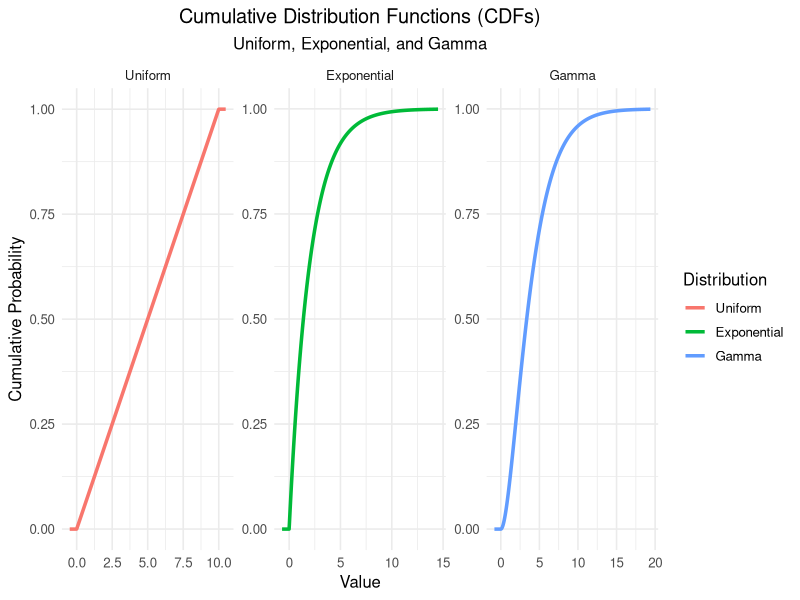
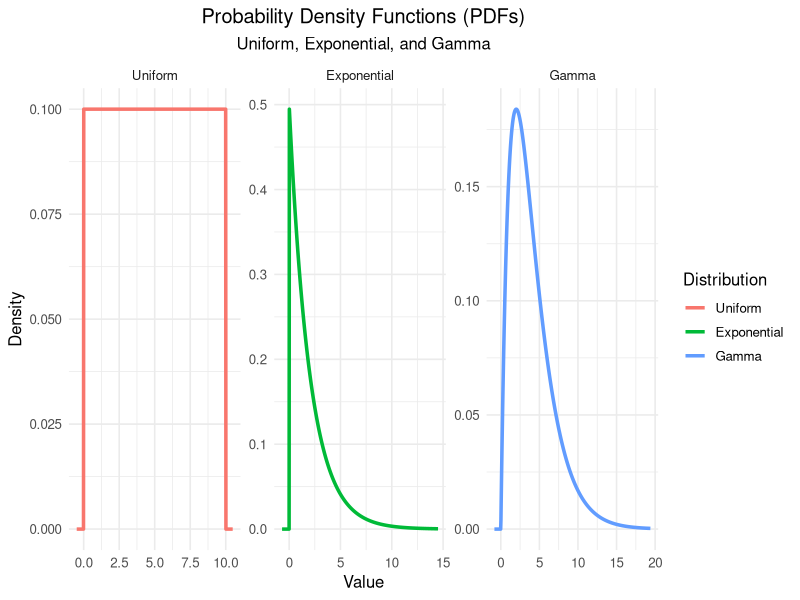
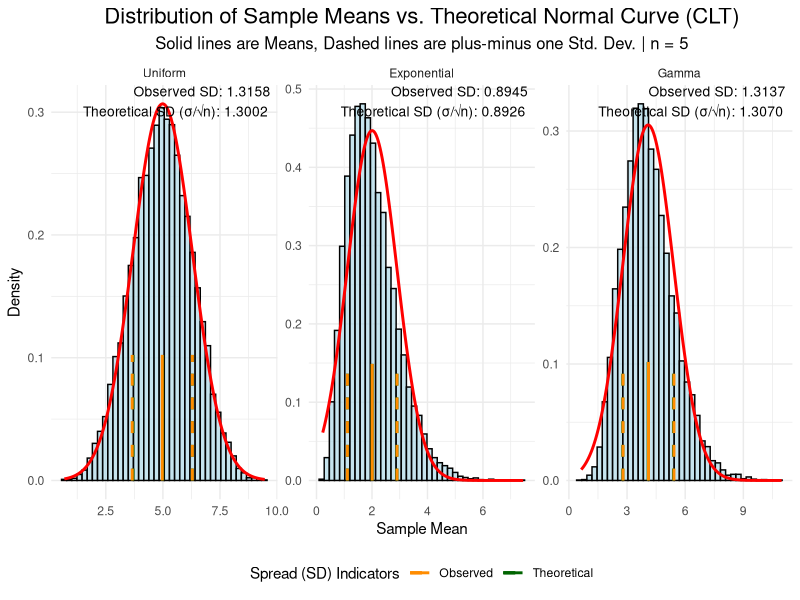
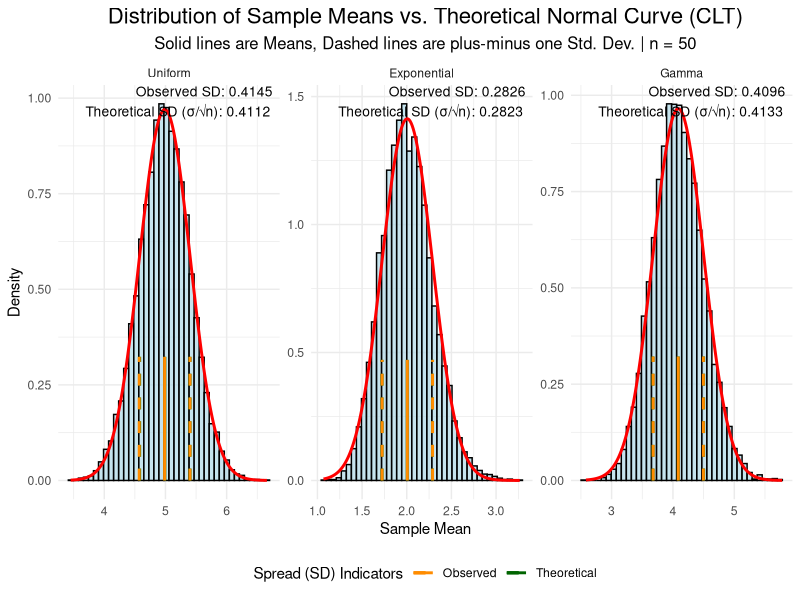
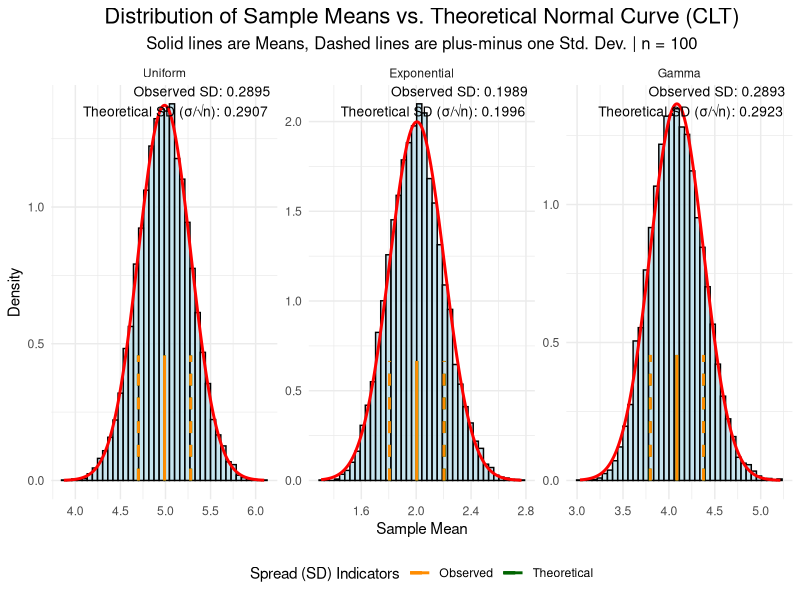
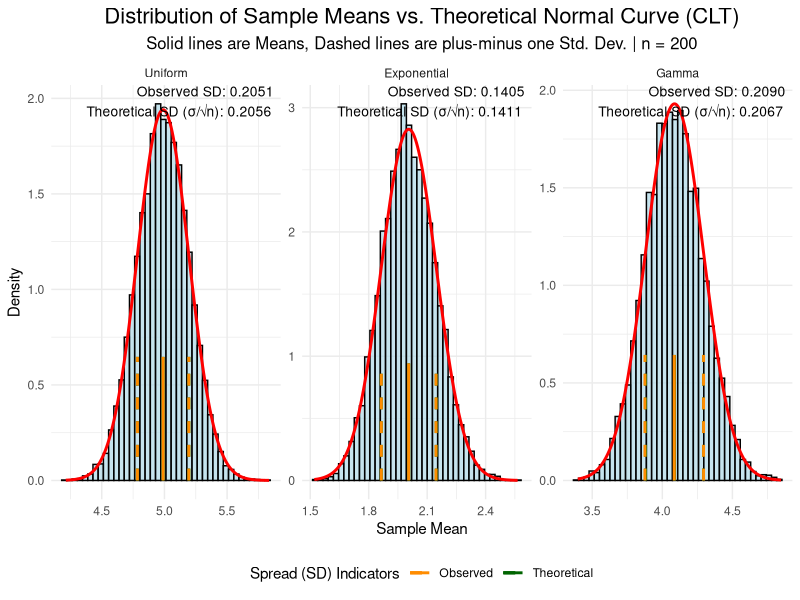
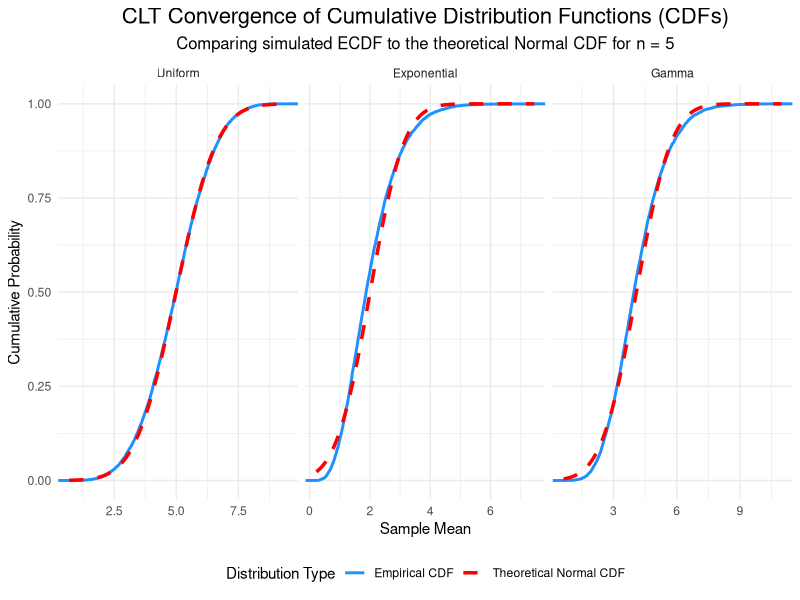
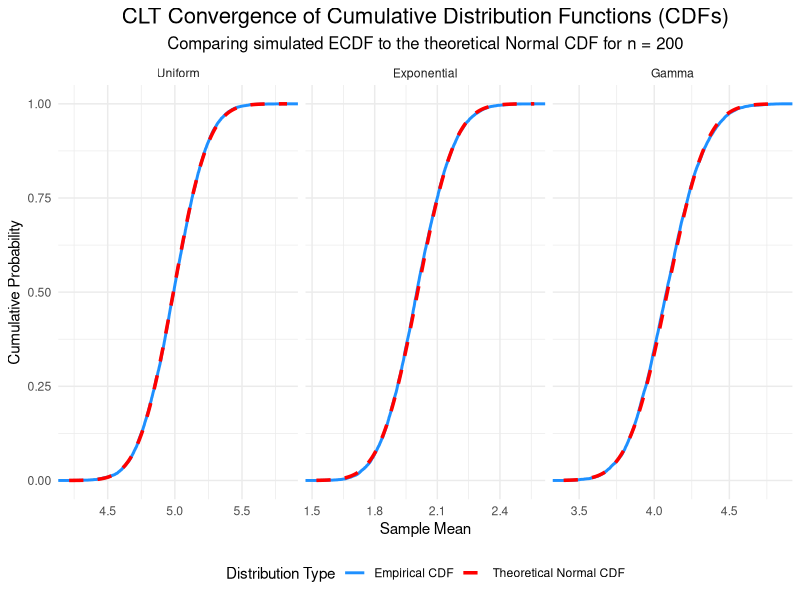

Reproduce these figures in R, in order.
## ---- chunk 1
library(tidyverse)
library(knitr)
## ---- chunk 2
library(tidyverse)

plot_theoretical_distributions <- function(
  params = list(
    uniform     = list(min = 0, max = 10),
    exponential = list(rate = 0.5),
    gamma       = list(shape = 2, scale = 2)
  ),
  n_points   = 600,
  same_scale = FALSE
) {
  # Supported distributions
  dist_suffix <- function(name) {
    switch(tolower(name),
           "uniform"     = "unif",
           "exponential" = "exp",
           "gamma"       = "gamma",
           NULL
    )
  }

  get_funs <- function(name) {
    suf <- dist_suffix(name)
    if (is.null(suf)) return(NULL)
    list(
      d = get(paste0("d", suf), mode = "function"),
      p = get(paste0("p", suf), mode = "function"),
      q = get(paste0("q", suf), mode = "function"),
      suf = suf
    )
  }

  # Build data per distribution
  dist_dfs <- purrr::imap(params, function(arg_list, name) {
    f <- get_funs(name)
    if (is.null(f)) return(NULL)

    q_lo <- suppressWarnings(
      tryCatch(do.call(f$q, c(list(p = 0.001), arg_list)), error = function(e) NA_real_)
    )
    q_hi <- suppressWarnings(
      tryCatch(do.call(f$q, c(list(p = 0.999), arg_list)), error = function(e) NA_real_)
    )

    if (is.na(q_lo) || is.na(q_hi) || !is.finite(q_lo) || !is.finite(q_hi)) {
      if (f$suf == "unif") {
        q_lo <- arg_list$min %||% 0
        q_hi <- arg_list$max %||% 1
      } else {
        q_lo <- 0
        q_hi <- 10
      }
    }

    rng  <- q_hi - q_lo
    pad  <- max(0.05 * rng, 1e-8)
    xmin <- q_lo - pad
    xmax <- q_hi + pad

    tibble(
      distribution = name,
      x = seq(xmin, xmax, length.out = n_points)
    ) %>%
      mutate(
        pdf_y = do.call(f$d, c(list(x = x), arg_list)),
        cdf_y = do.call(f$p, c(list(q = x), arg_list))
      )
  }) %>% compact()

  # Combine and set fixed order
  curve_data <- bind_rows(dist_dfs) %>%
    mutate(
      Distribution = factor(
        stringr::str_to_title(distribution),
        levels = c("Uniform", "Exponential", "Gamma")
      )
    )

  base_aes <- aes(x = x, group = Distribution, color = Distribution)

  p_pdf <- ggplot(curve_data, aes(y = pdf_y)) +
    geom_line(base_aes, linewidth = 1.2) +
    facet_wrap(~ Distribution, scales = if (same_scale) "fixed" else "free") +
    labs(
      title    = "Probability Density Functions (PDFs)",
      subtitle = "Uniform, Exponential, and Gamma",
      x = "Value", y = "Density", color = "Distribution"
    ) +
    theme_minimal(base_size = 12) +
    theme(plot.title = element_text(hjust = 0.5),
          plot.subtitle = element_text(hjust = 0.5))

  p_cdf <- ggplot(curve_data, aes(y = cdf_y)) +
    geom_line(base_aes, linewidth = 1.2) +
    facet_wrap(~ Distribution, scales = if (same_scale) "fixed" else "free") +
    labs(
      title    = "Cumulative Distribution Functions (CDFs)",
      subtitle = "Uniform, Exponential, and Gamma",
      x = "Value", y = "Cumulative Probability", color = "Distribution"
    ) +
    theme_minimal(base_size = 12) +
    theme(plot.title = element_text(hjust = 0.5),
          plot.subtitle = element_text(hjust = 0.5))

  list(
    data = curve_data,
    pdf_plots = p_pdf,
    cdf_plots = p_cdf
  )
}

# Example
params1 <- list(
  uniform     = list(min = 0, max = 10),
  exponential = list(rate = 0.5),
  gamma       = list(shape = 2, scale = 2)
)

theoretical_plots <- plot_theoretical_distributions(params = params1)
# theoretical_plots$pdf_plots
# theoretical_plots$cdf_plots



## ---- chunk 3
theoretical_plots$cdf_plots
theoretical_plots$pdf_plots
## ---- chunk 4

plot_clt_final_version <- function(population_size = 10000, sample_size = 50, num_samples = 10000) {
  set.seed(42) # for reproducibility
  # Create populations and store true parameters
  population_uniform <- runif(population_size, 0, 10)
  population_exponential <- rexp(population_size, rate = 0.5)
  population_gamma <- rgamma(population_size, shape = 2, scale = 2)
  pop_stats <- data.frame(
    distribution = factor(c("Uniform", "Exponential", "Gamma"), levels = c("Uniform", "Exponential", "Gamma")),
    pop_mean = c(mean(population_uniform), mean(population_exponential), mean(population_gamma)),
    pop_sd = c(sd(population_uniform), sd(population_exponential), sd(population_gamma))
  )
  # Simulate sample means
  simulate_means <- function(population, n_samples, samp_size) {
    replicate(n_samples, mean(sample(population, size = samp_size, replace = TRUE)))
  }
  plot_data <- data.frame(
    means = c(
      simulate_means(population_uniform, num_samples, sample_size),
      simulate_means(population_exponential, num_samples, sample_size),
      simulate_means(population_gamma, num_samples, sample_size)
    ),
    distribution = factor(rep(c("Uniform", "Exponential", "Gamma"), each = num_samples), levels = c("Uniform", "Exponential", "Gamma"))
  )
  # Create data for annotations plus vertical lines
  stats_summary <- plot_data %>%
    group_by(distribution) %>%
    summarise(
      obs_mean = mean(means),
      obs_var = var(means),
      .groups = 'drop'
    ) %>%
    left_join(pop_stats, by = "distribution") %>%
    mutate(
      obs_sd = sqrt(obs_var),
      theoretical_sd = pop_sd / sqrt(sample_size),
      peak_y = dnorm(pop_mean, mean = pop_mean, sd = theoretical_sd),
      segment_y_end = peak_y / 3,
      label = sprintf(
        "Observed SD: %.4f\nTheoretical SD (σ/√n): %.4f",
        obs_sd, theoretical_sd
      )
    )
 # Create data for the theoretical red durve
  curve_data <- plot_data %>%
    group_by(distribution) %>%
    reframe(x_coords = seq(min(means), max(means), length.out = 200)) %>%
    left_join(pop_stats, by = "distribution") %>%
    mutate(
      y_coords = dnorm(x_coords, mean = pop_mean, sd = pop_sd / sqrt(sample_size))
    )
  # Generate the final plot
  p <- ggplot(plot_data, aes(x = means)) +
    geom_histogram(aes(y = after_stat(density)), bins = 40, fill = "lightblue", color = "black", alpha = 0.7) +
    geom_line(data = curve_data, aes(x = x_coords, y = y_coords), color = "red", linewidth = 1) +
  # Include the vertical line segments for spread
    geom_segment(data = stats_summary, aes(x = pop_mean, y = 0, xend = pop_mean, yend = segment_y_end, color = "Theoretical"), linetype = "solid", linewidth = 1) +
    geom_segment(data = stats_summary, aes(x = pop_mean - theoretical_sd, y = 0, xend = pop_mean - theoretical_sd, yend = segment_y_end, color = "Theoretical"), linetype = "dashed", linewidth = 1) +
    geom_segment(data = stats_summary, aes(x = pop_mean + theoretical_sd, y = 0, xend = pop_mean + theoretical_sd, yend = segment_y_end, color = "Theoretical"), linetype = "dashed", linewidth = 1) +
    geom_segment(data = stats_summary, aes(x = obs_mean, y = 0, xend = obs_mean, yend = segment_y_end, color = "Observed"), linetype = "solid", linewidth = 1) +
    geom_segment(data = stats_summary, aes(x = obs_mean - obs_sd, y = 0, xend = obs_mean - obs_sd, yend = segment_y_end, color = "Observed"), linetype = "dashed", linewidth = 1) +
    geom_segment(data = stats_summary, aes(x = obs_mean + obs_sd, y = 0, xend = obs_mean + obs_sd, yend = segment_y_end, color = "Observed"), linetype = "dashed", linewidth = 1) +
geom_text(data = stats_summary, aes(label = label), x = Inf, y = Inf, hjust = 1.05, vjust = 1.05, size = 3.5) +
    facet_wrap(~ distribution, scales = "free") +
    scale_color_manual(name = "Spread (SD) Indicators", values = c("Theoretical" = "darkgreen", "Observed" = "darkorange")) +
    labs(
      title = "Distribution of Sample Means vs. Theoretical Normal Curve (CLT)",
      subtitle = paste("Solid lines are Means, Dashed lines are plus-minus one Std. Dev. | n =", sample_size),
      x = "Sample Mean",
      y = "Density"
    ) +
    theme_minimal() +
    theme(
      plot.title = element_text(hjust = 0.5, size = 16),
      plot.subtitle = element_text(hjust = 0.5, size = 12),
      legend.position = "bottom"
    )
  # The final output
  return(p)
}
## ---- chunk 5
plot_clt_final_version(sample_size = 5)
## ---- chunk 6
plot_clt_final_version(sample_size = 50)
## ---- chunk 7
plot_clt_final_version(sample_size = 100)
## ---- chunk 8
plot_clt_final_version(sample_size = 200)
## ---- chunk 9
plot_clt_cdf_convergence <- function(population_size = 10000, sample_size = 50, num_samples = 10000) {
  
  set.seed(42) # for reproducibility
  
  population_uniform <- runif(population_size, 0, 10)
  population_exponential <- rexp(population_size, rate = 0.5)
  population_gamma <- rgamma(population_size, shape = 2, scale = 2)
  
  pop_stats <- data.frame(
    distribution = factor(c("Uniform", "Exponential", "Gamma"), levels = c("Uniform", "Exponential", "Gamma")),
    pop_mean = c(mean(population_uniform), mean(population_exponential), mean(population_gamma)),
    pop_sd = c(sd(population_uniform), sd(population_exponential), sd(population_gamma))
  )
  
  simulate_means <- function(population, n_samples, samp_size) {
    replicate(n_samples, mean(sample(population, size = samp_size, replace = TRUE)))
  }
  
  plot_data <- data.frame(
    means = c(
      simulate_means(population_uniform, num_samples, sample_size),
      simulate_means(population_exponential, num_samples, sample_size),
      simulate_means(population_gamma, num_samples, sample_size)
    ),
    distribution = factor(rep(c("Uniform", "Exponential", "Gamma"), each = num_samples), levels = c("Uniform", "Exponential", "Gamma"))
  )
  
  theoretical_cdf_data <- plot_data %>%
    group_by(distribution) %>%
    reframe(x_coords = seq(min(means), max(means), length.out = 500)) %>%
    left_join(pop_stats, by = "distribution") %>%
    mutate(
      y_coords = pnorm(x_coords, mean = pop_mean, sd = pop_sd / sqrt(sample_size))
    )

  p <- ggplot(plot_data, aes(x = means)) +
    
    stat_ecdf(aes(color = "Empirical CDF"), geom = "step", linewidth = 1) +
    
    geom_line(
      data = theoretical_cdf_data,
      aes(x = x_coords, y = y_coords, color = "Theoretical Normal CDF"),
      linewidth = 1.2,
      linetype = "dashed"
    ) +
    
    facet_wrap(~ distribution, scales = "free_x") +
    
    # 5. Control appearance and add legend 
    scale_color_manual(
      name = "Distribution Type",
      values = c("Empirical CDF" = "dodgerblue", "Theoretical Normal CDF" = "red")
    ) +
    labs(
      title = "CLT Convergence of Cumulative Distribution Functions (CDFs)",
      subtitle = paste("Comparing simulated ECDF to the theoretical Normal CDF for n =", sample_size),
      x = "Sample Mean",
      y = "Cumulative Probability"
    ) +
    theme_minimal() +
    theme(
      plot.title = element_text(hjust = 0.5, size = 16),
      plot.subtitle = element_text(hjust = 0.5, size = 12),
      legend.position = "bottom"
    )
  return(p)
}
## ---- chunk 10
plot_clt_cdf_convergence(sample_size = 5)
## ---- chunk 11
plot_clt_cdf_convergence(sample_size = 200)
## ---- chunk 12
simulate_berry_esseen_snapshots <- function(
    distributions_to_test = c("Uniform", "Exponential"),
    n_values = c(5, 10, 20, 50, 100, 200, 500),
    num_simulations = 10000,
    n_values_for_x_plot = c(20, 100, 200) # Updated argument
  ) {
  
  # Parameter setup plus moment calculation
  set.seed(42)
  params <- list(Uniform = list(min = 0, max = 10), Exponential = list(rate = 0.5))
  C_BE <- 0.4748
  message("Displaying exact theoretical moments (just for the record...)")
  moment_calculations <- lapply(distributions_to_test, function(dist) {
    if (dist == "Uniform") {
      a <- params$Uniform$min; b <- params$Uniform$max; mu <- (a + b) / 2; sigma <- (b - a) / sqrt(12)
      rho_integrand <- function(x) abs(x - mu)^3 * dunif(x, a, b); rho <- integrate(rho_integrand, lower = a, upper = b)$value
    } else if (dist == "Exponential") {
      lambda <- params$Exponential$rate; mu <- 1 / lambda; sigma <- 1 / lambda
      rho_integrand <- function(x) abs(x - mu)^3 * dexp(x, rate = lambda); rho <- integrate(rho_integrand, lower = 0, upper = Inf)$value
    }
    data.frame(distribution = dist, mu = mu, sigma = sigma, rho = rho, shape_factor = rho / (sigma^3))
  })
  pop_moments <- bind_rows(moment_calculations)
  print(pop_moments)

  # Simulation and generation of Plot 1 
  simulation_grid <- crossing(distribution = distributions_to_test, n = n_values)
  results_list <- pmap(simulation_grid, function(distribution, n) {
    moments <- pop_moments %>% filter(distribution == !!distribution)
    z_values <- replicate(num_simulations, {
      sample_data <- switch(distribution, "Uniform" = runif(n, params$Uniform$min, params$Uniform$max), "Exponential" = rexp(n, rate = params$Exponential$rate))
      (mean(sample_data) - moments$mu) / (moments$sigma / sqrt(n))
    })
    ecdf_z <- ecdf(z_values); knots_z <- knots(ecdf_z); observed_error <- max(abs(ecdf_z(knots_z) - pnorm(knots_z)))
    theoretical_bound <- C_BE * moments$shape_factor * (1 / sqrt(n))
    data.frame(distribution = distribution, n = n, observed_error = observed_error, theoretical_bound = theoretical_bound)
  })
  results_df <- bind_rows(results_list)
  plot1_data <- results_df %>% pivot_longer(c("observed_error", "theoretical_bound"), names_to = "type", values_to = "error_value")
  p_error_vs_n <- ggplot(plot1_data, aes(x = n, y = error_value, color = type, shape = type)) + geom_line(aes(linetype = type), linewidth = 1) + geom_point(size = 3) +
    facet_wrap(~ distribution, scales = "free_y") + scale_y_log10() + scale_color_manual(values = c(observed_error = "blue", theoretical_bound = "red"), labels = c("Observed Max Error", "Theoretical Bound")) +
    scale_shape_manual(values = c(observed_error = 16, theoretical_bound = 17), labels = c("Observed Max Error", "Theoretical Bound")) +
    scale_linetype_manual(values = c(observed_error = "solid", theoretical_bound = "dashed"), labels = c("Observed Max Error", "Theoretical Bound")) +
    labs(title = "Berry-Esseen Theorem: Observed Error vs. Theoretical Bound", subtitle = "Note: y-axis is on a log scale to show the convergence rate.", x = "Sample Size (n)", y = "Maximum Error |F_n(x) - Φ(x)| (log scale)") +
    theme_minimal() + theme(legend.title = element_blank(), legend.position = "bottom")

  # Simulation for plot 2
  
  snapshot_grid <- crossing(distribution = distributions_to_test, n = n_values_for_x_plot)
  
  error_curve_list <- pmap(snapshot_grid, function(distribution, n) {
    moments <- pop_moments %>% filter(distribution == !!distribution)
    z_values_fixed_n <- replicate(num_simulations, {
      sample_data <- switch(distribution, "Uniform" = runif(n, params$Uniform$min, params$Uniform$max), "Exponential" = rexp(n, rate = params$Exponential$rate))
      (mean(sample_data) - moments$mu) / (moments$sigma / sqrt(n))
    })
    ecdf_z <- ecdf(z_values_fixed_n)
    x_grid <- seq(min(z_values_fixed_n), max(z_values_fixed_n), length.out = 1000)
    
    data.frame(distribution = distribution, n = n, x = x_grid, error_term = ecdf_z(x_grid) - pnorm(x_grid))
  })
  
  error_curve_df <- bind_rows(error_curve_list)
  
  #  Generate Plot 2 
  p_error_vs_x <- ggplot(error_curve_df, aes(x = x, y = error_term)) +
    geom_line(color = "purple", linewidth = 1) +
    geom_hline(yintercept = 0, linetype = "dashed", color = "black") +
    
    facet_grid(distribution ~ n, labeller = label_both, scales = "free_x") +
    
    labs(
      title = "Snapshots of the Berry-Esseen Error Term F_n(x) - Φ(x)",
      subtitle = "Showing convergence to zero as sample size (n) increases",
      x = "Standardized Value (x)",
      y = "Error Term"
    ) +
    theme_minimal() +
    theme(strip.text = element_text(size = 10)) # Adjust facet label size if needed

  # Return Plots 
  return(list(error_vs_n_plot = p_error_vs_n, error_vs_x_plot = p_error_vs_x))
}
## ---- chunk 13
be_plots_snapshots <- simulate_berry_esseen_snapshots()
## ---- chunk 14
be_plots_snapshots$error_vs_n_plot
## ---- chunk 15
be_plots_snapshots$error_vs_x_plot
